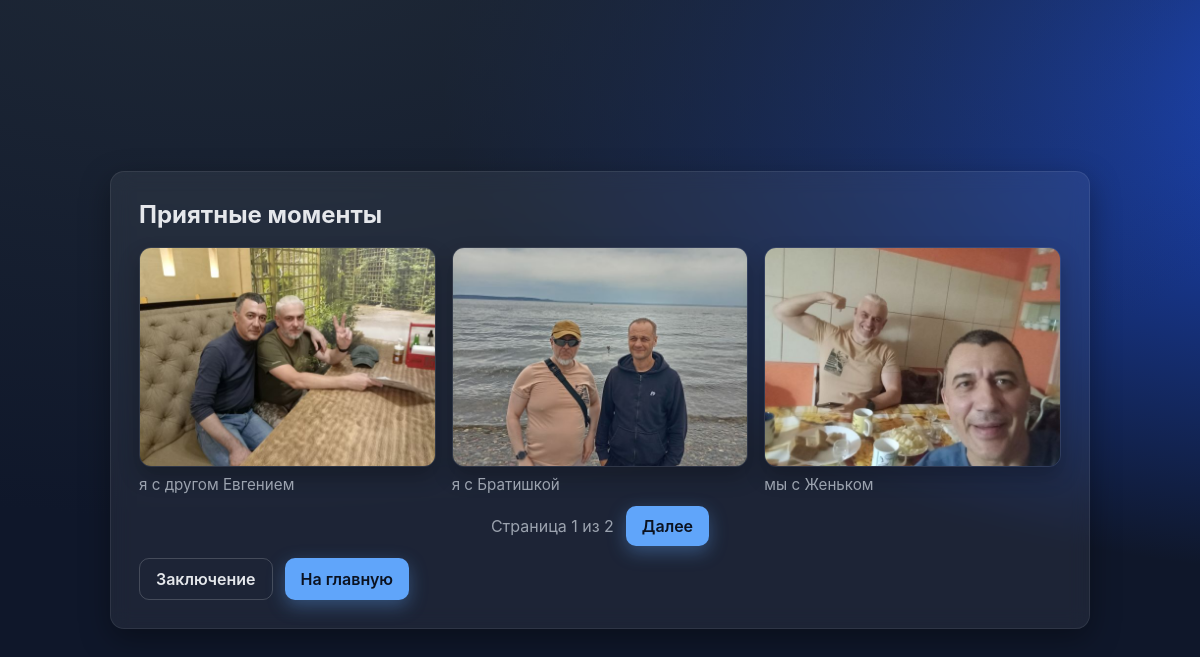
/fotos/, run on the app's committed database.
### fotos/models.py (models this page shows, shortened)
class Photo(models.Model):
    title = models.CharField('Название', max_length=200, blank=True)
    description = models.TextField('Описание', blank=True)
    image = models.ImageField('Изображение', upload_to='photos/')
    created_at = models.DateTimeField('Дата создания', auto_now_add=True)
    class Meta:
        ordering = ['id']
        verbose_name = 'Фото'
        verbose_name_plural = 'Фотографии'

### fotos/views.py (the view)
# urls.py: path('fotos/', views.gallery, name='gallery'),
def gallery(request):
    photos_list = Photo.objects.all()
    paginator = Paginator(photos_list, 3)  # 3 фото на страницу
    page_number = request.GET.get('page')
    page_obj = paginator.get_page(page_number)
    return render(request, 'gallery.html', {'page_obj': page_obj})

### templates/gallery.html (shortened to what this page needs)
{% extends 'base.html' %}
{% load static %}
{% block content %}
<section id="page-gallery" class="page" aria-labelledby="gallery-title">
  <div class="card stack-lg">
    <h2 id="gallery-title">Приятные моменты</h2>
    <div class="gallery" id="gallery">
      {% for photo in page_obj.object_list %}
      <div class="photo">
        <img src="{{ photo.image.url }}" alt="{{ photo.title|default:'Фото' }}" loading="lazy" data-full="{{ photo.image.url }}" data-title="{{ photo.title|default:'' }}" data-desc="{{ photo.description|default:'' }}">
        {% if photo.description %}
        <a class="photo-desc" href="{% url 'photo_detail' photo.pk %}">{{ photo.description }}</a>
        {% endif %}
      </div>
      {% empty %}
      <p>Пока нет загруженных фотографий. Добавьте их через админку.</p>
      {% endfor %}
    </div>
    <nav class="pagination">
      <span class="page-info">Страница {{ page_obj.number }} из {{ page_obj.paginator.num_pages }}</span>
      {% if page_obj.has_next %}
        <a class="btn" href="?page={{ page_obj.next_page_number }}">Далее</a>
      {% endif %}
    </nav>
    <div class="btn-row">
      <a id="to-code" class="btn secondary" href="{% url 'conclusion' %}">Заключение</a>
      <a id="back-to-greeting" class="btn" href="/">На главную</a>
    </div>
  </div>
</section>
{% endblock %}

### templates/base.html (shortened to what this page needs)
{% load static %}
<!DOCTYPE html>
<html lang="ru">
<head>
  <link rel="stylesheet" href="{% static 'fotos/css/style.css' %}" />
</head>
<body>
  {% block content %}{% endblock %}
</body>
</html>

### static/fotos/css/style.css (style rules this page uses)
:root { --bg: #0f172a; --bg2: #111827; --card: rgba(255,255,255,0.06); --text: #e5e7eb; --muted: #9ca3af; --primary: #60a5fa; --primary-contrast: #0b1220; --accent: #f59e0b; --radius: 14px; --shadow: 0 10px 30px rgba(0,0,0,0.35); }
* { box-sizing: border-box; }
html, body { height: 100%; }
body { margin: 0; font-family: Inter, system-ui, -apple-system, Segoe UI, Roboto, Arial, sans-serif; background: radial-gradient(1200px 600px at 20% -10%, #1f2937, transparent), radial-gradient(1000px 500px at 120% 10%, #1d4ed8, transparent), var(--bg); color: var(--text); }
.page { min-height: 100vh; display: grid; place-items: center; padding: 24px; }
.card { width: min(980px, 92vw); background: var(--card); border: 1px solid rgba(255,255,255,0.08); border-radius: var(--radius); box-shadow: var(--shadow); padding: 28px; backdrop-filter: blur(10px); }
.stack-lg > * + * { margin-top: 18px; }
h1, h2 { margin: 0; }
.btn-row { display: flex; gap: 12px; flex-wrap: wrap; margin-top: 12px; }
.btn { appearance: none; border: none; background: var(--primary); color: var(--primary-contrast); padding: 10px 16px; border-radius: 10px; font-weight: 600; text-decoration: none; display: inline-flex; align-items: center; justify-content: center; cursor: pointer; transition: transform .08s ease, box-shadow .2s ease, background .2s ease; box-shadow: 0 6px 18px rgba(96,165,250,.35); }
.btn.secondary { background: transparent; color: var(--text); border: 1px solid rgba(255,255,255,.18); box-shadow: none; }
.gallery { display: grid; grid-template-columns: repeat(3, minmax(0, 1fr)); gap: 16px; }
.photo { display: flex; flex-direction: column; gap: 8px; }
.photo img { width: 100%; height: 220px; object-fit: cover; border-radius: 12px; cursor: zoom-in; border: 1px solid rgba(255,255,255,.08); box-shadow: 0 10px 20px rgba(0,0,0,.25); transition: transform .2s ease, box-shadow .2s ease; }
.photo-desc { color: var(--muted); text-decoration: none; font-size: 0.95rem; }
.pagination { display: flex; align-items: center; justify-content: center; gap: 12px; margin-top: 12px; }
.page-info { color: var(--muted); }

### data on the page
Photo: image (picture), description "я с другом Евгением"
Photo: image (picture), description "я с Братишкой"
Photo: image (picture), description "мы с Женьком"

### other printed values
{{ page_obj.number }} "1"
{{ page_obj.paginator.num_pages }} "2"
